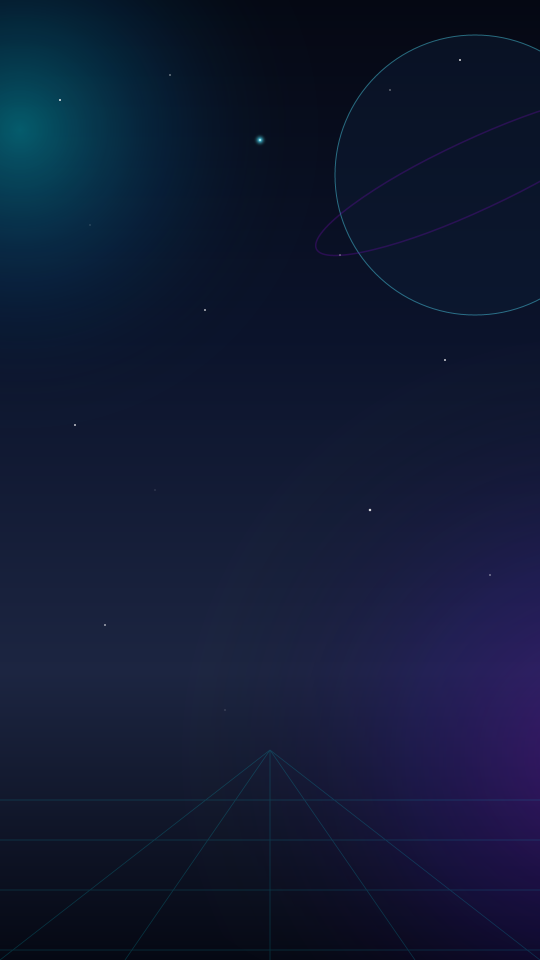
#> input picture archive/legacy_assets/backgrounds/rendered/bg_space.png, 1080 x 1920 px, found by its file name (shown at 1/2 size)
$ python test_render.py
#> lines starting #> are read from the running program, lines starting #| are printed output that depends on the picture
### backend/app/services/animation_service.py
"""
High-Performance Animation Compositor and Video Rendering Engine.
Optimized for multi-core CPU rendering on Windows 11.
Features:
- Direct canvas drawing (zero redundant full-screen alpha composite passes)
- Non-blocking FFmpeg subprocess logging (eliminates pipe deadlocks)
- Character sprite caching and localized compositing
- Unbuffered real-time progress bar logging
- Verification via FFprobe
"""
import json
import math
import os
import subprocess
import sys
import time
from typing import Dict, List, Optional
from PIL import Image, ImageDraw, ImageFont

# Ensure UTF-8 output on Windows consoles
if hasattr(sys.stdout, "reconfigure"):
    sys.stdout.reconfigure(encoding="utf-8", errors="replace")

from backend.app.core.paths import PROJECT_ROOT_STR as _PROJECT_ROOT_STR
BASE_DIR = _PROJECT_ROOT_STR
SPRITES_DIR = os.path.join(BASE_DIR, "assets", "characters", "host", "sprites")
if not os.path.exists(SPRITES_DIR):
    SPRITES_DIR = os.path.join(BASE_DIR, "archive", "legacy_assets", "characters", "host", "sprites")
BG_DIR = os.path.join(BASE_DIR, "assets", "backgrounds", "rendered")
if not os.path.exists(BG_DIR):
    BG_DIR = os.path.join(BASE_DIR, "archive", "legacy_assets", "backgrounds", "rendered")
SFX_DIR = os.path.join(BASE_DIR, "assets", "audio", "sfx")
MUSIC_DIR = os.path.join(BASE_DIR, "assets", "audio", "music")
MEDIA_VIDEO_DIR = os.path.join(BASE_DIR, "media", "video")
THUMB_DIR = os.path.join(BASE_DIR, "thumbnails", "output")
LOGS_DIR = os.path.join(BASE_DIR, "logs")
from backend.app.core.paths import get_ffmpeg_path as _ffmpeg, get_ffprobe_path as _ffprobe
FFMPEG_EXE = _ffmpeg()      # honours CRAZZYDOCS_TOOLS_DIR; same path in production
FFPROBE_EXE = _ffprobe()

os.makedirs(MEDIA_VIDEO_DIR, exist_ok=True)
os.makedirs(THUMB_DIR, exist_ok=True)
os.makedirs(LOGS_DIR, exist_ok=True)

class OptimizedCharacterRig:
    def __init__(self, sprites_dir: str):
        t0 = time.time()
        self.sprites = {}
        names = [
            "head", "torso", "eyes_open", "eyes_blink",
            "eyebrows_neutral", "eyebrows_curious",
            "mouth_closed", "mouth_open_ae", "mouth_open_o", "mouth_smile",
            "arm_left_idle", "arm_left_present",
            "arm_right_idle", "arm_right_think"
        ]
        for name in names:
            path = os.path.join(sprites_dir, f"{name}.png")
            if os.path.exists(path):
                img = Image.open(path).convert("RGBA")
                self.sprites[name] = img
            else:
                print(f"Warning: Sprite missing: {path}", flush=True)
        print(f"Character rig initialized in {(time.time() - t0)*1000:.1f}ms ({len(self.sprites)} sprites loaded)", flush=True)

    def paste_character(
        self,
        base_frame: Image.Image,
        t: float,
        is_talking: bool = True,
        left_arm: str = "arm_left_idle",
        right_arm: str = "arm_right_idle",
        eyebrows: str = "eyebrows_neutral",
        char_x: int = 40,
        char_y: int = 760
    ):
        """Pastes character components directly onto the frame, avoiding large scratch buffers."""
        breath_y = int(math.sin(t * 3.0) * 8)
        head_bob_y = breath_y + int(math.sin(t * 3.0 + 0.4) * 4)

        # 1. Left Arm (Behind torso)
        l_arm = self.sprites.get(left_arm, self.sprites.get("arm_left_idle"))
        if l_arm:
            base_frame.paste(l_arm, (char_x + 180, char_y + 480 + breath_y), l_arm)

        # 2. Torso
        torso = self.sprites.get("torso")
        if torso:
            base_frame.paste(torso, (char_x + 200, char_y + 440 + breath_y), torso)

        # 3. Head & Face
        head = self.sprites.get("head")
        if head:
            base_frame.paste(head, (char_x + 300, char_y + 180 + head_bob_y), head)

        # 4. Eyebrows
        eb = self.sprites.get(eyebrows, self.sprites.get("eyebrows_neutral"))
        if eb:
            base_frame.paste(eb, (char_x + 400, char_y + 310 + head_bob_y), eb)

        # 5. Eyes (Blink logic: blink every 3.5s for 0.15s)
        is_blinking = 0.0 <= (t % 3.5) <= 0.15
        eyes = self.sprites.get("eyes_blink" if is_blinking else "eyes_open")
        if eyes:
            base_frame.paste(eyes, (char_x + 400, char_y + 335 + head_bob_y), eyes)

        # 6. Mouth (Talking cycle at 8Hz)
        if is_talking:
            phonemes = ["mouth_open_ae", "mouth_open_o", "mouth_smile", "mouth_closed"]
            m_key = phonemes[int((t * 8.0) % len(phonemes))]
        else:
            m_key = "mouth_closed"
        mouth = self.sprites.get(m_key)
        if mouth:
            base_frame.paste(mouth, (char_x + 450, char_y + 400 + head_bob_y), mouth)

        # 7. Right Arm (In front of torso)
        r_arm = self.sprites.get(right_arm, self.sprites.get("arm_right_idle"))
        if r_arm:
            base_frame.paste(r_arm, (char_x + 580, char_y + 480 + breath_y), r_arm)


class FastParticleSystem:
    def __init__(self, count: int = 30):
        self.particles = []
        for i in range(count):
            self.particles.append({
                "x": (i * 37 + 41) % 1080,
                "y": (i * 67 + 73) % 1920,
                "speed": 0.6 + ((i * 11) % 10) * 0.12,
                "size": 2 + (i % 3)
            })

    def draw_on_frame(self, draw: ImageDraw.ImageDraw, t: float):
        for p in self.particles:
            curr_y = (p["y"] - t * p["speed"] * 60) % 1920
            curr_x = (p["x"] + math.sin(t * 0.8 + p["speed"]) * 12) % 1080
            r = p["size"]
            draw.ellipse([curr_x - r, curr_y - r, curr_x + r, curr_y + r], fill=(0, 240, 255, 180))


def render_single_frame(
    t: float,
    scene_idx: int,
    bg_img: Image.Image,
    character_rig: OptimizedCharacterRig,
    particles: FastParticleSystem,
    storyboard: Dict,
    font_large: ImageFont.ImageFont,
    font_badge: ImageFont.ImageFont
) -> Image.Image:
    """Renders a single 1080x1920 frame directly onto a copy of background image."""
    frame = bg_img.copy()
    draw = ImageDraw.Draw(frame, "RGBA")

    # 1. Particles directly on canvas
    particles.draw_on_frame(draw, t)

    # 2. Active Scene Data
    scene = storyboard["scenes"][scene_idx]

    # 3. Paste Character with movement
    cam_x = int(math.sin(t * 0.5) * 10)
    cam_y = int(math.cos(t * 0.4) * 8)
    character_rig.paste_character(
        base_frame=frame,
        t=t,
        is_talking=scene.get("talking", True),
        left_arm=scene.get("left_arm", "arm_left_idle"),
        right_arm=scene.get("right_arm", "arm_right_idle"),
        eyebrows=scene.get("eyebrows", "eyebrows_neutral"),
        char_x=scene.get("char_x", 40) + cam_x,
        char_y=scene.get("char_y", 760) + cam_y
    )

    # 4. Kinetic Typography
    headline = scene.get("headline", "")
    badge = scene.get("badge", "")

    if headline:
        scene_t = t - scene["start_time"]
        pop_scale = min(1.0, scene_t * 6.0)
        box_y = 280
        box_w = int(960 * pop_scale)
        box_h = 130
        box_x = 540 - box_w // 2

        # Shadow & Box
        draw.rounded_rectangle(
            [box_x + 6, box_y + 8, box_x + box_w + 6, box_y + box_h + 8],
            radius=20, fill=(0, 0, 0, 140)
        )
        draw.rounded_rectangle(
            [box_x, box_y, box_x + box_w, box_y + box_h],
            radius=20, fill=(17, 24, 39, 235), outline=(0, 240, 255, 255), width=4
        )
        if pop_scale > 0.4:
            bbox = draw.textbbox((0, 0), headline, font=font_large)
            tw = bbox[2] - bbox[0]
            th = bbox[3] - bbox[1]
            tx = 540 - tw // 2
            ty = box_y + (box_h - th) // 2 - 4
            draw.text((tx, ty), headline, font=font_large, fill=(255, 235, 59, 255))

    if badge:
        draw.rounded_rectangle([60, 140, 360, 210], radius=14, fill=(114, 9, 183, 220))
        draw.text((85, 155), badge, font=font_badge, fill=(255, 255, 255, 255))

    return frame


# [35 lines left out: functions print_progress_bar, probe_video, not called in this run]


def render_animation(
    storyboard: Dict,
    audio_path: Optional[str],
    ass_path: Optional[str],
    music_path: Optional[str],
    output_mp4_path: str,
    max_frames: Optional[int] = None,
    fps: int = 30
) -> bool:
    print("Initializing renderer... OK", flush=True)
    t_load = time.time()

    char_rig = OptimizedCharacterRig(SPRITES_DIR)
    new_bg = os.path.join(BASE_DIR, "assets", "backgrounds", "pop_info", "bg_warm_cream.png")
    legacy_bg = os.path.join(BG_DIR, "bg_space.png")
    bg_path = new_bg if os.path.exists(new_bg) else legacy_bg
    bg_img = Image.open(bg_path).convert("RGBA")
    particles = FastParticleSystem(30)

    try:
        font_large = ImageFont.truetype("arialbd.ttf", 52)
        font_badge = ImageFont.truetype("arialbd.ttf", 36)
    except:
        font_large = ImageFont.load_default()
        font_badge = font_large

    print(f"Loading assets... OK (in {(time.time() - t_load)*1000:.1f}ms)", flush=True)

    total_duration = storyboard["duration"]
    total_frames = int(total_duration * fps)
    if max_frames and max_frames < total_frames:
        total_frames = max_frames

    print(f"\nRendering {total_frames} frames ({total_frames/fps:.2f}s) @ {fps}fps...", flush=True)

    # Setup FFmpeg process with file-based stderr to prevent pipe buffer deadlocks
    ffmpeg_log_path = os.path.join(LOGS_DIR, "ffmpeg_render.log")
    ffmpeg_log = open(ffmpeg_log_path, "w", encoding="utf-8")

    ffmpeg_cmd = [
        FFMPEG_EXE,
        "-y",
        "-loglevel", "error",
        "-f", "rawvideo",
        "-vcodec", "rawvideo",
        "-s", "1080x1920",
        "-pix_fmt", "rgb24",
        "-r", str(fps),
        "-i", "-"
    ]

    has_audio = audio_path and os.path.exists(audio_path)
    has_music = music_path and os.path.exists(music_path)
    has_ass = ass_path and os.path.exists(ass_path)

    if has_audio and has_music:
        ffmpeg_cmd.extend(["-i", audio_path, "-i", music_path])
        if has_ass:
            esc_ass = ass_path.replace("\\", "/").replace(":", "\\:")
            ffmpeg_cmd.extend([
                "-filter_complex",
                f"[2:a]volume=0.15[bgm];"
                f"[1:a][bgm]amix=inputs=2:duration=first:dropout_transition=2[aout];"
                f"[0:v]ass='{esc_ass}'[vout]",
                "-map", "[vout]",
                "-map", "[aout]"
            ])
        else:
            ffmpeg_cmd.extend([
                "-filter_complex",
                "[2:a]volume=0.15[bgm];[1:a][bgm]amix=inputs=2:duration=first:dropout_transition=2[aout]",
                "-map", "0:v",
                "-map", "[aout]"
            ])
    else:
        ffmpeg_cmd.extend(["-map", "0:v"])

    ffmpeg_cmd.extend([
        "-c:v", "libx264",
        "-preset", "veryfast",
        "-crf", "21",
        "-pix_fmt", "yuv420p",
        "-c:a", "aac",
        "-b:a", "192k",
        "-shortest",
        output_mp4_path
    ])

    proc = subprocess.Popen(
        ffmpeg_cmd,
        stdin=subprocess.PIPE,
        stdout=subprocess.DEVNULL,
        stderr=ffmpeg_log
    )

    start_render = time.time()
    scenes = storyboard["scenes"]
    curr_scene = 0

    try:
        for f in range(total_frames):
            t = f / fps
            while curr_scene < len(scenes) - 1 and t >= scenes[curr_scene + 1]["start_time"]:
                curr_scene += 1

            frame = render_single_frame(
                t=t,
                scene_idx=curr_scene,
                bg_img=bg_img,
                character_rig=char_rig,
                particles=particles,
                storyboard=storyboard,
                font_large=font_large,
                font_badge=font_badge
            )

            # Save thumbnail at frame 40
            if f == 40 or (total_frames <= 30 and f == 15):
                thumb_path = os.path.join(THUMB_DIR, "sample_short_thumb.png")
                frame.save(thumb_path)

            rgb_bytes = frame.convert("RGB").tobytes()
            proc.stdin.write(rgb_bytes)

            # Progress reporting every 10 frames or at completion
            if (f + 1) % 10 == 0 or (f + 1) == total_frames:
                elapsed = time.time() - start_render
                speed = (f + 1) / max(0.001, elapsed)
                remaining_frames = total_frames - (f + 1)
                eta = remaining_frames / max(0.001, speed)
                print_progress_bar(f + 1, total_frames, speed, eta)

        proc.stdin.close()
        print("Encoding video... OK", flush=True)
        proc.wait(timeout=30)
    except Exception as e:
        print(f"Error during rendering: {e}", flush=True)
        proc.kill()
        return False
    finally:
        ffmpeg_log.close()

    if proc.returncode == 0 and os.path.exists(output_mp4_path):
        print("Verifying output... OK", flush=True)
        info = probe_video(output_mp4_path)
        print(f"  Dimensions: {info['width']}x{info['height']} | FPS: {info['fps']:.1f}")
        print(f"  Duration: {info['duration']:.2f}s | Size: {info['size_mb']:.2f} MB")
        print(f"  Video: {info['v_codec']} | Audio: {info['a_codec']}")
        print("Animation generated successfully!\n", flush=True)
        return True
    else:
        print(f"Render failed with returncode {proc.returncode}!", flush=True)
        if os.path.exists(ffmpeg_log_path):
            with open(ffmpeg_log_path) as lf:
                print("FFmpeg log tail:", lf.read()[-500:], flush=True)
        return False

### backend/app/core/paths.py
"""
Centralized Project-Root & Path Resolver for CrazzyDocs.
Phase 5, Stage 3.15 Standard.

Resolves all project directories and tool paths relative to the canonical project root.
Allows environment override via CRAZZYDOCS_PROJECT_ROOT.
"""

import os
from pathlib import Path
from typing import Optional

# 1. Determine canonical project root dynamically
_ENV_ROOT = os.getenv("CRAZZYDOCS_PROJECT_ROOT")
if _ENV_ROOT and os.path.isdir(_ENV_ROOT):
    PROJECT_ROOT = Path(_ENV_ROOT).resolve()
else:
    # __file__ is at: <PROJECT_ROOT>/backend/app/core/paths.py
    PROJECT_ROOT = Path(__file__).resolve().parents[3]

PROJECT_ROOT_STR = str(PROJECT_ROOT)

# 2. Key project subdirectories
BACKEND_DIR = PROJECT_ROOT / "backend"
APP_DIR = BACKEND_DIR / "app"
MEDIA_DIR = PROJECT_ROOT / "media"
ASSETS_DIR = PROJECT_ROOT / "assets"
# CRAZZYDOCS_TOOLS_DIR lets a checkout without the (gitignored) portable binaries,
# e.g. a git worktree under test, use another checkout's tools read-only.
_ENV_TOOLS = os.getenv("CRAZZYDOCS_TOOLS_DIR")
TOOLS_DIR = Path(_ENV_TOOLS).resolve() if _ENV_TOOLS and os.path.isdir(_ENV_TOOLS) else PROJECT_ROOT / "tools"
DOCS_DIR = PROJECT_ROOT / "docs"
LOGS_DIR = PROJECT_ROOT / "logs"
CACHE_DIR = PROJECT_ROOT / "cache"

# Media subdirectories
MEDIA_PRODUCTIONS_DIR = MEDIA_DIR / "productions"
MEDIA_VIDEO_DIR = MEDIA_DIR / "video"
MEDIA_THUMBNAILS_DIR = MEDIA_DIR / "thumbnails"
MEDIA_THUMBNAIL_DIR = MEDIA_DIR / "thumbnail"
MEDIA_AUDIO_DIR = MEDIA_DIR / "audio"
MEDIA_IMAGES_DIR = MEDIA_DIR / "images"
MEDIA_SUBTITLES_DIR = MEDIA_DIR / "subtitles"
MEDIA_QUARANTINE_DIR = MEDIA_DIR / "quarantine"
MEDIA_SOURCE_DIR = MEDIA_DIR / "source"
BRANDING_DIR = MEDIA_SOURCE_DIR / "branding"

# Database and Secrets
# The canonical production database location for this checkout.
PRODUCTION_DATABASE_PATH = BACKEND_DIR / "studio.db"
# CRAZZYDOCS_DATABASE_PATH redirects every app module to another SQLite file.
# The test suite sets it (tests/conftest.py) before any app import so tests can
# never open the production database.
_ENV_DB = os.getenv("CRAZZYDOCS_DATABASE_PATH")
DATABASE_PATH = Path(_ENV_DB).resolve() if _ENV_DB else PRODUCTION_DATABASE_PATH
DATABASE_BACKUPS_DIR = BACKEND_DIR / "backups"
CLIENT_SECRETS_PATH = BACKEND_DIR / "client_secrets.json"
TOKEN_PATH = BACKEND_DIR / "token.json"
ENV_LOCAL_PATH = PROJECT_ROOT / ".env.local"

# Portable Runtimes & Tools
FFMPEG_DEFAULT_PATH = TOOLS_DIR / "ffmpeg" / "bin" / "ffmpeg.exe"
FFPROBE_DEFAULT_PATH = TOOLS_DIR / "ffmpeg" / "bin" / "ffprobe.exe"
PYTHON_TOOLS_DIR = TOOLS_DIR / "python"
UV_PATH = TOOLS_DIR / "uv" / "uv.exe"

def get_project_root() -> Path:
    """Returns the resolved Path object of the project root."""
    return PROJECT_ROOT

def get_project_root_str() -> str:
    """Returns the resolved string path of the project root."""
    return PROJECT_ROOT_STR

# [12 lines left out: function resolve_path, not called in this run]

def get_ffmpeg_path() -> str:
    """Returns absolute path to ffmpeg executable."""
    if FFMPEG_DEFAULT_PATH.is_file():
        return str(FFMPEG_DEFAULT_PATH)
    return "ffmpeg"

def get_ffprobe_path() -> str:
    """Returns absolute path to ffprobe executable."""
    if FFPROBE_DEFAULT_PATH.is_file():
        return str(FFPROBE_DEFAULT_PATH)
    return "ffprobe"

### archive/legacy_scripts/test_render.py
"""
Step-by-step diagnostic test script for Animation Rendering:
1. Render single frame & verify dimensions
2. Render 1-second (30 frames) animation & probe with FFprobe
"""
import os
import sys
import time
from PIL import Image, ImageFont

sys.path.append(r"D:\AI Arts\AI\backend")
from app.services.animation_service import (
    OptimizedCharacterRig,
    FastParticleSystem,
    render_single_frame,
    render_animation,
    probe_video,
    SPRITES_DIR,
    BG_DIR,
    MUSIC_DIR
)

SAMPLE_STORYBOARD = {
    "title": "What Happens When You Fall Into a Black Hole?",
    "duration": 16.0,
    "scenes": [
        {
            "id": 1,
            "start_time": 0.0,
            "duration": 5.0,
            "headline": "FALL INTO A BLACK HOLE?",
            "badge": "SPACE MYSTERY",
            "left_arm": "arm_left_idle",
            "right_arm": "arm_right_think",
            "eyebrows": "eyebrows_curious",
            "char_x": 40,
            "char_y": 760
        },
        {
            "id": 2,
            "start_time": 5.0,
            "duration": 6.0,
            "headline": "SPAGHETTIFICATION!",
            "badge": "EXTREME PHYSICS",
            "left_arm": "arm_left_present",
            "right_arm": "arm_right_idle",
            "eyebrows": "eyebrows_curious",
            "char_x": -30,
            "char_y": 780
        },
        {
            "id": 3,
            "start_time": 11.0,
            "duration": 5.0,
            "headline": "EVENT HORIZON",
            "badge": "COSMIC SECRETS",
            "left_arm": "arm_left_idle",
            "right_arm": "arm_right_think",
            "eyebrows": "eyebrows_neutral",
            "char_x": 40,
            "char_y": 760
        }
    ]
}

def test_single_frame():
    print("=== TEST 1: Single Frame Rendering ===", flush=True)
    t0 = time.time()
    char_rig = OptimizedCharacterRig(SPRITES_DIR)
    bg_img = Image.open(os.path.join(BG_DIR, "bg_space.png")).convert("RGBA")
#> bg_img is the input picture: PIL image 1080x1920 RGBA; mean R, G, B, A 16.4, 25.4, 51.5, 255
    particles = FastParticleSystem(30)
    try:
        font_large = ImageFont.truetype("arialbd.ttf", 52)
        font_badge = ImageFont.truetype("arialbd.ttf", 36)
    except:
        font_large = ImageFont.load_default()
        font_badge = font_large

    t_render_start = time.time()
    frame = render_single_frame(
        t=0.5,
        scene_idx=0,
        bg_img=bg_img,
        character_rig=char_rig,
        particles=particles,
        storyboard=SAMPLE_STORYBOARD,
        font_large=font_large,
        font_badge=font_badge
    )
#> in render_single_frame, `headline = scene.get("headline", "")`: headline = 'FALL INTO A BLACK HOLE?'
#> in render_single_frame, `badge = scene.get("badge", "")`: badge = 'SPACE MYSTERY'
#> in render_single_frame, `scene_t = t - scene["start_time"]`: scene_t = 0.5
#> in render_single_frame, `pop_scale = min(1.0, scene_t * 6.0)`: pop_scale = 1
#> in render_single_frame, `box_w = int(960 * pop_scale)`: box_w = 960
#> in render_single_frame, `box_x = 540 - box_w // 2`: box_x = 60
#> in render_single_frame, `bbox = draw.textbbox((0, 0), headline, font=font_large)`: bbox = (0, 10, 688, 50)
#> in render_single_frame, `tw = bbox[2] - bbox[0]`: tw = 688
#> in render_single_frame, `th = bbox[3] - bbox[1]`: th = 40
#> in render_single_frame, `tx = 540 - tw // 2`: tx = 196
#> in render_single_frame, `ty = box_y + (box_h - th) // 2 - 4`: ty = 321
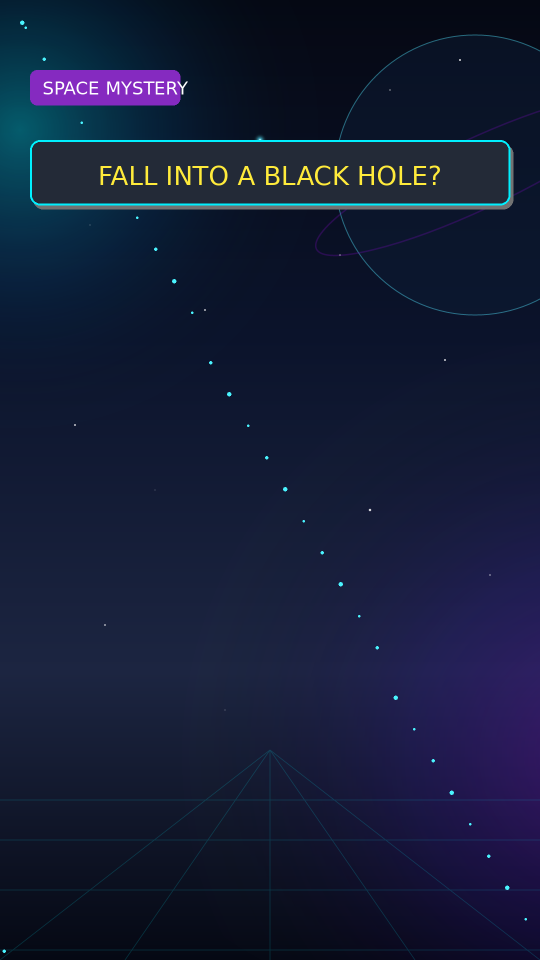
#> frame: PIL image 1080x1920 RGBA (shown at 1/2 size); mean R, G, B, A 18.9, 26.6, 53, 253.1; transparent parts drawn white
    render_ms = (time.time() - t_render_start) * 1000

    out_path = r"D:\AI Arts\AI\cache\test_single_frame.png"
    frame.save(out_path)
    file_bytes = os.path.getsize(out_path)

    print(f"Single frame rendered in {render_ms:.2f} ms!")
    print(f"Output saved: {out_path}")
    print(f"Dimensions: {frame.width}x{frame.height} | File size: {file_bytes / 1024:.1f} KB")
#| Dimensions: 1080x1920 | File size: 159.8 KB

    assert frame.width == 1080 and frame.height == 1920, "Invalid dimensions!"
    assert file_bytes > 10000, "Frame file is suspiciously small!"
    print(">>> TEST 1 PASSED: Single frame is valid.\n", flush=True)

def test_30_frames():
    print("=== TEST 2: 1-Second (30 Frames) Animation ===", flush=True)
    audio = r"D:\AI Arts\AI\media\audio\sample_narration.mp3"
    ass = r"D:\AI Arts\AI\media\subtitles\sample_narration.ass"
    music = os.path.join(MUSIC_DIR, "ambient_tech_theme.wav")
    out_1sec = r"D:\AI Arts\AI\media\video\test_1sec.mp4"

    success = render_animation(
        storyboard=SAMPLE_STORYBOARD,
        audio_path=audio,
        ass_path=ass,
        music_path=music,
        output_mp4_path=out_1sec,
        max_frames=30,
        fps=30
    )
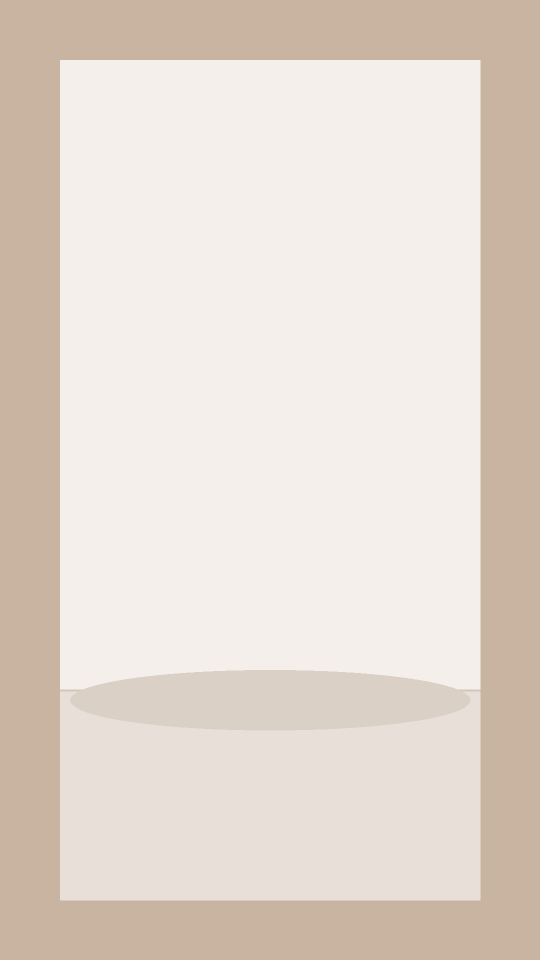
#> input picture assets/backgrounds/pop_info/bg_warm_cream.png, 1080 x 1920 px (shown at 1/2 size)
    assert success, "1-second render failed!"
    print(">>> TEST 2 PASSED: 30-frame animation rendered and verified.\n", flush=True)

if __name__ == "__main__":
    test_single_frame()
#> (the run stopped early here; a loop or call above may not have finished)
